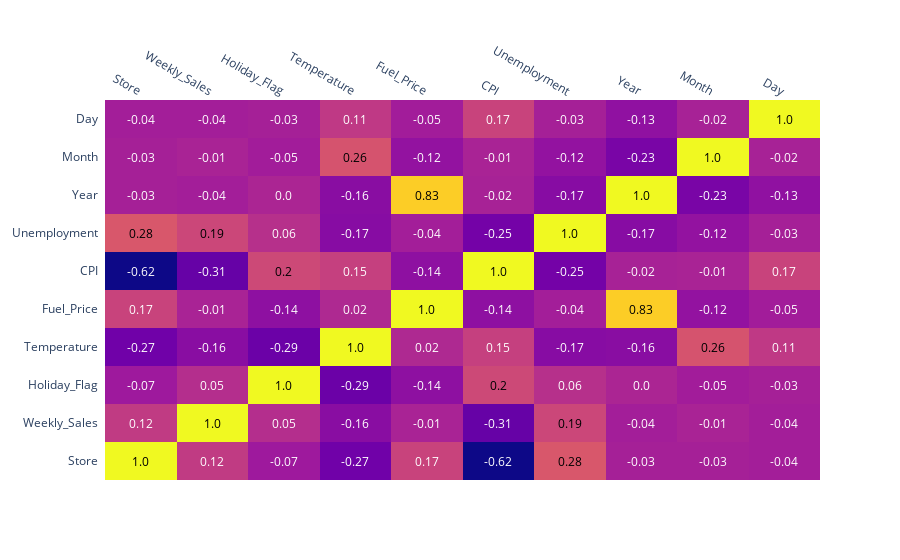

Here is the notebook cell this chart was saved with:
### Markdown cell above
Visualize pairwise dependencies, thanks to a heatmap representation of a correlation matrix (Pearson) :

### Code cell
corr_matrix = dataset.corr().round(2)

fig = ff.create_annotated_heatmap(
    corr_matrix.values,
    x = corr_matrix.columns.tolist(),
    y = corr_matrix.index.tolist()
)

fig.show()

### Figure 1 — Plotly figure (JSON) as saved in the notebook; plotly's stock layout.template omitted (floating-point values rounded to 4 significant figures)
{"data": [{"colorscale": [[0, "#0d0887"], [0.1111, "#46039f"], [0.2222, "#7201a8"], [0.3333, "#9c179e"], [0.4444, "#bd3786"], [0.5556, "#d8576b"], [0.6667, "#ed7953"], [0.7778, "#fb9f3a"], [0.8889, "#fdca26"], [1, "#f0f921"]], "reversescale": false, "showscale": false, "type": "heatmap", "x": ["Store", "Weekly_Sales", "Holiday_Flag", "Temperature", "Fuel_Price", "CPI", "Unemployment", "Year", "Month", "Day"], "y": ["Store", "Weekly_Sales", "Holiday_Flag", "Temperature", "Fuel_Price", "CPI", "Unemployment", "Year", "Month", "Day"], "z": [[1, 0.12, -0.07, -0.27, 0.17, -0.62, 0.28, -0.03, -0.03, -0.04], [0.12, 1, 0.05, -0.16, -0.01, -0.31, 0.19, -0.04, -0.01, -0.04], [-0.07, 0.05, 1, -0.29, -0.14, 0.2, 0.06, 0, -0.05, -0.03], [-0.27, -0.16, -0.29, 1, 0.02, 0.15, -0.17, -0.16, 0.26, 0.11], [0.17, -0.01, -0.14, 0.02, 1, -0.14, -0.04, 0.83, -0.12, -0.05], [-0.62, -0.31, 0.2, 0.15, -0.14, 1, -0.25, -0.02, -0.01, 0.17], [0.28, 0.19, 0.06, -0.17, -0.04, -0.25, 1, -0.17, -0.12, -0.03], [-0.03, -0.04, 0, -0.16, 0.83, -0.02, -0.17, 1, -0.23, -0.13], [-0.03, -0.01, -0.05, 0.26, -0.12, -0.01, -0.12, -0.23, 1, -0.02], [-0.04, -0.04, -0.03, 0.11, -0.05, 0.17, -0.03, -0.13, -0.02, 1]]}], "layout": {"annotations": [{"font": {"color": "#000000"}, "showarrow": false, "text": "1.0", "x": "Store", "xref": "x", "y": "Store", "yref": "y"}, {"font": {"color": "#FFFFFF"}, "showarrow": false, "text": "0.12", "x": "Weekly_Sales", "xref": "x", "y": "Store", "yref": "y"}, {"font": {"color": "#FFFFFF"}, "showarrow": false, "text": "-0.07", "x": "Holiday_Flag", "xref": "x", "y": "Store", "yref": "y"}, {"font": {"color": "#FFFFFF"}, "showarrow": false, "text": "-0.27", "x": "Temperature", "xref": "x", "y": "Store", "yref": "y"}, {"font": {"color": "#FFFFFF"}, "showarrow": false, "text": "0.17", "x": "Fuel_Price", "xref": "x", "y": "Store", "yref": "y"}, {"font": {"color": "#FFFFFF"}, "showarrow": false, "text": "-0.62", "x": "CPI", "xref": "x", "y": "Store", "yref": "y"}, {"font": {"color": "#000000"}, "showarrow": false, "text": "0.28", "x": "Unemployment", "xref": "x", "y": "Store", "yref": "y"}, {"font": {"color": "#FFFFFF"}, "showarrow": false, "text": "-0.03", "x": "Year", "xref": "x", "y": "Store", "yref": "y"}, {"font": {"color": "#FFFFFF"}, "showarrow": false, "text": "-0.03", "x": "Month", "xref": "x", "y": "Store", "yref": "y"}, {"font": {"color": "#FFFFFF"}, "showarrow": false, "text": "-0.04", "x": "Day", "xref": "x", "y": "Store", "yref": "y"}, {"font": {"color": "#FFFFFF"}, "showarrow": false, "text": "0.12", "x": "Store", "xref": "x", "y": "Weekly_Sales", "yref": "y"}, {"font": {"color": "#000000"}, "showarrow": false, "text": "1.0", "x": "Weekly_Sales", "xref": "x", "y": "Weekly_Sales", "yref": "y"}, {"font": {"color": "#FFFFFF"}, "showarrow": false, "text": "0.05", "x": "Holiday_Flag", "xref": "x", "y": "Weekly_Sales", "yref": "y"}, {"font": {"color": "#FFFFFF"}, "showarrow": false, "text": "-0.16", "x": "Temperature", "xref": "x", "y": "Weekly_Sales", "yref": "y"}, {"font": {"color": "#FFFFFF"}, "showarrow": false, "text": "-0.01", "x": "Fuel_Price", "xref": "x", "y": "Weekly_Sales", "yref": "y"}, {"font": {"color": "#FFFFFF"}, "showarrow": false, "text": "-0.31", "x": "CPI", "xref": "x", "y": "Weekly_Sales", "yref": "y"}, {"font": {"color": "#000000"}, "showarrow": false, "text": "0.19", "x": "Unemployment", "xref": "x", "y": "Weekly_Sales", "yref": "y"}, {"font": {"color": "#FFFFFF"}, "showarrow": false, "text": "-0.04", "x": "Year", "xref": "x", "y": "Weekly_Sales", "yref": "y"}, {"font": {"color": "#FFFFFF"}, "showarrow": false, "text": "-0.01", "x": "Month", "xref": "x", "y": "Weekly_Sales", "yref": "y"}, {"font": {"color": "#FFFFFF"}, "showarrow": false, "text": "-0.04", "x": "Day", "xref": "x", "y": "Weekly_Sales", "yref": "y"}, {"font": {"color": "#FFFFFF"}, "showarrow": false, "text": "-0.07", "x": "Store", "xref": "x", "y": "Holiday_Flag", "yref": "y"}, {"font": {"color": "#FFFFFF"}, "showarrow": false, "text": "0.05", "x": "Weekly_Sales", "xref": "x", "y": "Holiday_Flag", "yref": "y"}, {"font": {"color": "#000000"}, "showarrow": false, "text": "1.0", "x": "Holiday_Flag", "xref": "x", "y": "Holiday_Flag", "yref": "y"}, {"font": {"color": "#FFFFFF"}, "showarrow": false, "text": "-0.29", "x": "Temperature", "xref": "x", "y": "Holiday_Flag", "yref": "y"}, {"font": {"color": "#FFFFFF"}, "showarrow": false, "text": "-0.14", "x": "Fuel_Price", "xref": "x", "y": "Holiday_Flag", "yref": "y"}, {"font": {"color": "#000000"}, "showarrow": false, "text": "0.2", "x": "CPI", "xref": "x", "y": "Holiday_Flag", "yref": "y"}, {"font": {"color": "#FFFFFF"}, "showarrow": false, "text": "0.06", "x": "Unemployment", "xref": "x", "y": "Holiday_Flag", "yref": "y"}, {"font": {"color": "#FFFFFF"}, "showarrow": false, "text": "0.0", "x": "Year", "xref": "x", "y": "Holiday_Flag", "yref": "y"}, {"font": {"color": "#FFFFFF"}, "showarrow": false, "text": "-0.05", "x": "Month", "xref": "x", "y": "Holiday_Flag", "yref": "y"}, {"font": {"color": "#FFFFFF"}, "showarrow": false, "text": "-0.03", "x": "Day", "xref": "x", "y": "Holiday_Flag", "yref": "y"}, {"font": {"color": "#FFFFFF"}, "showarrow": false, "text": "-0.27", "x": "Store", "xref": "x", "y": "Temperature", "yref": "y"}, {"font": {"color": "#FFFFFF"}, "showarrow": false, "text": "-0.16", "x": "Weekly_Sales", "xref": "x", "y": "Temperature", "yref": "y"}, {"font": {"color": "#FFFFFF"}, "showarrow": false, "text": "-0.29", "x": "Holiday_Flag", "xref": "x", "y": "Temperature", "yref": "y"}, {"font": {"color": "#000000"}, "showarrow": false, "text": "1.0", "x": "Temperature", "xref": "x", "y": "Temperature", "yref": "y"}, {"font": {"color": "#FFFFFF"}, "showarrow": false, "text": "0.02", "x": "Fuel_Price", "xref": "x", "y": "Temperature", "yref": "y"}, {"font": {"color": "#FFFFFF"}, "showarrow": false, "text": "0.15", "x": "CPI", "xref": "x", "y": "Temperature", "yref": "y"}, {"font": {"color": "#FFFFFF"}, "showarrow": false, "text": "-0.17", "x": "Unemployment", "xref": "x", "y": "Temperature", "yref": "y"}, {"font": {"color": "#FFFFFF"}, "showarrow": false, "text": "-0.16", "x": "Year", "xref": "x", "y": "Temperature", "yref": "y"}, {"font": {"color": "#000000"}, "showarrow": false, "text": "0.26", "x": "Month", "xref": "x", "y": "Temperature", "yref": "y"}, {"font": {"color": "#FFFFFF"}, "showarrow": false, "text": "0.11", "x": "Day", "xref": "x", "y": "Temperature", "yref": "y"}, {"font": {"color": "#FFFFFF"}, "showarrow": false, "text": "0.17", "x": "Store", "xref": "x", "y": "Fuel_Price", "yref": "y"}, {"font": {"color": "#FFFFFF"}, "showarrow": false, "text": "-0.01", "x": "Weekly_Sales", "xref": "x", "y": "Fuel_Price", "yref": "y"}, {"font": {"color": "#FFFFFF"}, "showarrow": false, "text": "-0.14", "x": "Holiday_Flag", "xref": "x", "y": "Fuel_Price", "yref": "y"}, {"font": {"color": "#FFFFFF"}, "showarrow": false, "text": "0.02", "x": "Temperature", "xref": "x", "y": "Fuel_Price", "yref": "y"}, {"font": {"color": "#000000"}, "showarrow": false, "text": "1.0", "x": "Fuel_Price", "xref": "x", "y": "Fuel_Price", "yref": "y"}, {"font": {"color": "#FFFFFF"}, "showarrow": false, "text": "-0.14", "x": "CPI", "xref": "x", "y": "Fuel_Price", "yref": "y"}, {"font": {"color": "#FFFFFF"}, "showarrow": false, "text": "-0.04", "x": "Unemployment", "xref": "x", "y": "Fuel_Price", "yref": "y"}, {"font": {"color": "#000000"}, "showarrow": false, "text": "0.83", "x": "Year", "xref": "x", "y": "Fuel_Price", "yref": "y"}, {"font": {"color": "#FFFFFF"}, "showarrow": false, "text": "-0.12", "x": "Month", "xref": "x", "y": "Fuel_Price", "yref": "y"}, {"font": {"color": "#FFFFFF"}, "showarrow": false, "text": "-0.05", "x": "Day", "xref": "x", "y": "Fuel_Price", "yref": "y"}, {"font": {"color": "#FFFFFF"}, "showarrow": false, "text": "-0.62", "x": "Store", "xref": "x", "y": "CPI", "yref": "y"}, {"font": {"color": "#FFFFFF"}, "showarrow": false, "text": "-0.31", "x": "Weekly_Sales", "xref": "x", "y": "CPI", "yref": "y"}, {"font": {"color": "#000000"}, "showarrow": false, "text": "0.2", "x": "Holiday_Flag", "xref": "x", "y": "CPI", "yref": "y"}, {"font": {"color": "#FFFFFF"}, "showarrow": false, "text": "0.15", "x": "Temperature", "xref": "x", "y": "CPI", "yref": "y"}, {"font": {"color": "#FFFFFF"}, "showarrow": false, "text": "-0.14", "x": "Fuel_Price", "xref": "x", "y": "CPI", "yref": "y"}, {"font": {"color": "#000000"}, "showarrow": false, "text": "1.0", "x": "CPI", "xref": "x", "y": "CPI", "yref": "y"}, {"font": {"color": "#FFFFFF"}, "showarrow": false, "text": "-0.25", "x": "Unemployment", "xref": "x", "y": "CPI", "yref": "y"}, {"font": {"color": "#FFFFFF"}, "showarrow": false, "text": "-0.02", "x": "Year", "xref": "x", "y": "CPI", "yref": "y"}, {"font": {"color": "#FFFFFF"}, "showarrow": false, "text": "-0.01", "x": "Month", "xref": "x", "y": "CPI", "yref": "y"}, {"font": {"color": "#FFFFFF"}, "showarrow": false, "text": "0.17", "x": "Day", "xref": "x", "y": "CPI", "yref": "y"}, {"font": {"color": "#000000"}, "showarrow": false, "text": "0.28", "x": "Store", "xref": "x", "y": "Unemployment", "yref": "y"}, {"font": {"color": "#000000"}, "showarrow": false, "text": "0.19", "x": "Weekly_Sales", "xref": "x", "y": "Unemployment", "yref": "y"}, {"font": {"color": "#FFFFFF"}, "showarrow": false, "text": "0.06", "x": "Holiday_Flag", "xref": "x", "y": "Unemployment", "yref": "y"}, {"font": {"color": "#FFFFFF"}, "showarrow": false, "text": "-0.17", "x": "Temperature", "xref": "x", "y": "Unemployment", "yref": "y"}, {"font": {"color": "#FFFFFF"}, "showarrow": false, "text": "-0.04", "x": "Fuel_Price", "xref": "x", "y": "Unemployment", "yref": "y"}, {"font": {"color": "#FFFFFF"}, "showarrow": false, "text": "-0.25", "x": "CPI", "xref": "x", "y": "Unemployment", "yref": "y"}, {"font": {"color": "#000000"}, "showarrow": false, "text": "1.0", "x": "Unemployment", "xref": "x", "y": "Unemployment", "yref": "y"}, {"font": {"color": "#FFFFFF"}, "showarrow": false, "text": "-0.17", "x": "Year", "xref": "x", "y": "Unemployment", "yref": "y"}, {"font": {"color": "#FFFFFF"}, "showarrow": false, "text": "-0.12", "x": "Month", "xref": "x", "y": "Unemployment", "yref": "y"}, {"font": {"color": "#FFFFFF"}, "showarrow": false, "text": "-0.03", "x": "Day", "xref": "x", "y": "Unemployment", "yref": "y"}, {"font": {"color": "#FFFFFF"}, "showarrow": false, "text": "-0.03", "x": "Store", "xref": "x", "y": "Year", "yref": "y"}, {"font": {"color": "#FFFFFF"}, "showarrow": false, "text": "-0.04", "x": "Weekly_Sales", "xref": "x", "y": "Year", "yref": "y"}, {"font": {"color": "#FFFFFF"}, "showarrow": false, "text": "0.0", "x": "Holiday_Flag", "xref": "x", "y": "Year", "yref": "y"}, {"font": {"color": "#FFFFFF"}, "showarrow": false, "text": "-0.16", "x": "Temperature", "xref": "x", "y": "Year", "yref": "y"}, {"font": {"color": "#000000"}, "showarrow": false, "text": "0.83", "x": "Fuel_Price", "xref": "x", "y": "Year", "yref": "y"}, {"font": {"color": "#FFFFFF"}, "showarrow": false, "text": "-0.02", "x": "CPI", "xref": "x", "y": "Year", "yref": "y"}, {"font": {"color": "#FFFFFF"}, "showarrow": false, "text": "-0.17", "x": "Unemployment", "xref": "x", "y": "Year", "yref": "y"}, {"font": {"color": "#000000"}, "showarrow": false, "text": "1.0", "x": "Year", "xref": "x", "y": "Year", "yref": "y"}, {"font": {"color": "#FFFFFF"}, "showarrow": false, "text": "-0.23", "x": "Month", "xref": "x", "y": "Year", "yref": "y"}, {"font": {"color": "#FFFFFF"}, "showarrow": false, "text": "-0.13", "x": "Day", "xref": "x", "y": "Year", "yref": "y"}, {"font": {"color": "#FFFFFF"}, "showarrow": false, "text": "-0.03", "x": "Store", "xref": "x", "y": "Month", "yref": "y"}, {"font": {"color": "#FFFFFF"}, "showarrow": false, "text": "-0.01", "x": "Weekly_Sales", "xref": "x", "y": "Month", "yref": "y"}, {"font": {"color": "#FFFFFF"}, "showarrow": false, "text": "-0.05", "x": "Holiday_Flag", "xref": "x", "y": "Month", "yref": "y"}, {"font": {"color": "#000000"}, "showarrow": false, "text": "0.26", "x": "Temperature", "xref": "x", "y": "Month", "yref": "y"}, {"font": {"color": "#FFFFFF"}, "showarrow": false, "text": "-0.12", "x": "Fuel_Price", "xref": "x", "y": "Month", "yref": "y"}, {"font": {"color": "#FFFFFF"}, "showarrow": false, "text": "-0.01", "x": "CPI", "xref": "x", "y": "Month", "yref": "y"}, {"font": {"color": "#FFFFFF"}, "showarrow": false, "text": "-0.12", "x": "Unemployment", "xref": "x", "y": "Month", "yref": "y"}, {"font": {"color": "#FFFFFF"}, "showarrow": false, "text": "-0.23", "x": "Year", "xref": "x", "y": "Month", "yref": "y"}, {"font": {"color": "#000000"}, "showarrow": false, "text": "1.0", "x": "Month", "xref": "x", "y": "Month", "yref": "y"}, {"font": {"color": "#FFFFFF"}, "showarrow": false, "text": "-0.02", "x": "Day", "xref": "x", "y": "Month", "yref": "y"}, {"font": {"color": "#FFFFFF"}, "showarrow": false, "text": "-0.04", "x": "Store", "xref": "x", "y": "Day", "yref": "y"}, {"font": {"color": "#FFFFFF"}, "showarrow": false, "text": "-0.04", "x": "Weekly_Sales", "xref": "x", "y": "Day", "yref": "y"}, {"font": {"color": "#FFFFFF"}, "showarrow": false, "text": "-0.03", "x": "Holiday_Flag", "xref": "x", "y": "Day", "yref": "y"}, {"font": {"color": "#FFFFFF"}, "showarrow": false, "text": "0.11", "x": "Temperature", "xref": "x", "y": "Day", "yref": "y"}, {"font": {"color": "#FFFFFF"}, "showarrow": false, "text": "-0.05", "x": "Fuel_Price", "xref": "x", "y": "Day", "yref": "y"}, {"font": {"color": "#FFFFFF"}, "showarrow": false, "text": "0.17", "x": "CPI", "xref": "x", "y": "Day", "yref": "y"}, {"font": {"color": "#FFFFFF"}, "showarrow": false, "text": "-0.03", "x": "Unemployment", "xref": "x", "y": "Day", "yref": "y"}, {"font": {"color": "#FFFFFF"}, "showarrow": false, "text": "-0.13", "x": "Year", "xref": "x", "y": "Day", "yref": "y"}, {"font": {"color": "#FFFFFF"}, "showarrow": false, "text": "-0.02", "x": "Month", "xref": "x", "y": "Day", "yref": "y"}, {"font": {"color": "#000000"}, "showarrow": false, "text": "1.0", "x": "Day", "xref": "x", "y": "Day", "yref": "y"}], "xaxis": {"dtick": 1, "gridcolor": "rgb(0, 0, 0)", "side": "top", "ticks": ""}, "yaxis": {"dtick": 1, "ticks": "", "ticksuffix": "  "}}}
